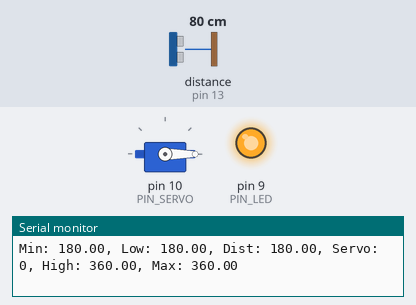
Bench run of a sketch on a simulated Arduino Uno, built with avr-gcc and run on an emulated ATmega328P. Parts: servo, output pins drawn as LEDs (lit = HIGH), the last lines printed to the serial monitor. Wiring (inferred from the names in the program): ultrasonic range finder: trigger pin 12; echo pin 13. Inputs (shaded band) come from the test bench; at power-on: distance to the obstacle (sensor on pin 13) 80 cm. The echo pulse lasts 58.3 µs per cm; pins used as bus, display or sensor lines are not drawn.

Above: at 1.2 s.
1.3 s: distance to the obstacle (sensor on pin 13) set to 40 cm
4.3 s: distance to the obstacle (sensor on pin 13) set to 36 cm
At 5.8 s:
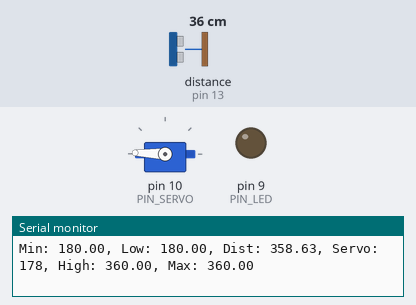
6.1 s: distance to the obstacle (sensor on pin 13) set to 2 cm
At 7.5 s:
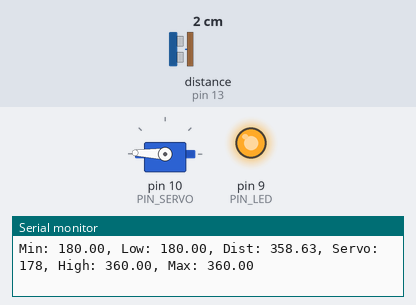
Timing chart, 0 to 9.1 s (numbered marks = the images above; inputs shaded):
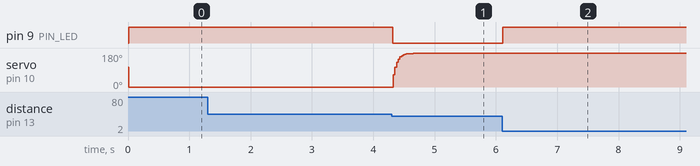

Measured:
- the behaviour switches between 37 and 36 cm on distance to the obstacle (sensor on pin 13) (found by bisection; images 0 and 1)
- after the input at 4.3 s, pin 9 (PIN_LED): HIGH → LOW at once; servo on pin 10 (PIN_SERVO): moves from 0° to 178° over 0.32 s, starting at once
- after the input at 6.1 s, pin 9 (PIN_LED): LOW → HIGH at once

The sketch:

11P07.ino
```cpp
#include <Servo.h>

// Arduino pin assignment
#define PIN_LED   9   // LED active-low
#define PIN_TRIG  12  // sonar sensor TRIGGER
#define PIN_ECHO  13  // sonar sensor ECHO
#define PIN_SERVO 10  // servo motor

// configurable parameters for sonar
#define SND_VEL 346.0     // sound velocity at 24 celsius degree (unit: m/sec)
#define INTERVAL 10      // sampling interval (unit: msec)
#define PULSE_DURATION 10 // ultra-sound Pulse Duration (unit: usec)
#define _DIST_MIN 180.0   // minimum distance to be measured (unit: mm)
#define _DIST_MAX 360.0   // maximum distance to be measured (unit: mm)

#define TIMEOUT ((INTERVAL / 2) * 1000.0) // maximum echo waiting time (unit: usec)
#define SCALE (0.001 * 0.5 * SND_VEL) // coefficient to convert duration to distance

#define _EMA_ALPHA 0.2    // EMA weight of new sample (range: 0 to 1)
                          // Setting EMA to 1 effectively disables EMA filter.

// Target Distance
#define _TARGET_LOW  180.0
#define _TARGET_HIGH 360.0

// duty duration for myservo.writeMicroseconds()
// NEEDS TUNING (servo by servo)

#define _DUTY_MIN 0 // servo full clockwise position (0 degree)
#define _DUTY_NEU 1625 // servo neutral position (90 degree)
#define _DUTY_MAX 3150 // servo full counterclockwise position (180 degree)

// New global variables for the servo control
const int servoMinAngle = 0;   // 최소 각도 (0도)
const int servoMaxAngle = 180; // 최대 각도 (180도)

// global variables
float dist_ema, dist_prev = _DIST_MAX; // unit: mm
unsigned long last_sampling_time;       // unit: ms

Servo myservo;

void setup() {
  // initialize GPIO pins
  pinMode(PIN_LED, OUTPUT);
  pinMode(PIN_TRIG, OUTPUT);    // sonar TRIGGER
  pinMode(PIN_ECHO, INPUT);     // sonar ECHO
  digitalWrite(PIN_TRIG, LOW);  // turn off Sonar

  myservo.attach(PIN_SERVO);
  myservo.write(_DUTY_NEU);

  // initialize USS related variables
  dist_prev = _DIST_MIN; // raw distance output from USS (unit: mm)

  // initialize serial port
  Serial.begin(57600);
}

void loop() {
  float dist_raw;

  // wait until the next sampling time.
  if (millis() < (last_sampling_time + INTERVAL))
    return;

  dist_raw = USS_measure(PIN_TRIG, PIN_ECHO); // read distance

  if ((dist_raw == 0.0) || (dist_raw > _DIST_MAX)) {
    dist_raw = dist_prev;           // Cut higher than the maximum
    digitalWrite(PIN_LED, 1);       // LED OFF
  } else if (dist_raw < _DIST_MIN) {
    dist_raw = dist_prev;           // cut lower than the minimum
    digitalWrite(PIN_LED, 1);       // LED OFF
  } else {    // In the desired range
    dist_prev = dist_raw;
    digitalWrite(PIN_LED, 0);       // LED ON
  }

  // Apply EMA filter here
  dist_ema = (1 - _EMA_ALPHA) * dist_ema + _EMA_ALPHA * dist_raw;

  // New servo control logic
if (dist_ema <= _TARGET_LOW) {
    myservo.write(_DUTY_MIN);
} else if (dist_ema >= _TARGET_HIGH) {
    myservo.write(_DUTY_MAX);
} else {
    int servoAngle;

    // Map the distance to the range 18-36cm to a 0-180 degree angle
    servoAngle = map(dist_ema, _TARGET_LOW, _TARGET_HIGH, 0, 180);
    myservo.write(servoAngle);
}

  // Output the distance to the serial port
  Serial.print("Min: ");    Serial.print(_DIST_MIN);
  Serial.print(", Low: ");   Serial.print(_TARGET_LOW);
  Serial.print(", Dist: ");  Serial.print(dist_raw);
  Serial.print(", Servo: "); Serial.print(myservo.read());
  Serial.print(", High: ");  Serial.print(_TARGET_HIGH);
  Serial.print(", Max: ");   Serial.print(_DIST_MAX);
  Serial.println("");

  // Update the last sampling time
  last_sampling_time += INTERVAL;
}

// Get a distance reading from USS. Return value is in millimeters.
float USS_measure(int TRIG, int ECHO)
{
  digitalWrite(TRIG, HIGH);
  delayMicroseconds(PULSE_DURATION);
  digitalWrite(TRIG, LOW);

  return pulseIn(ECHO, HIGH, TIMEOUT) * SCALE; // unit: mm
}
```
